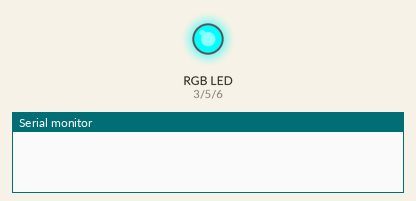
A sketch run on a simulated Arduino Uno, built with avr-gcc and run on an emulated ATmega328P. On the bench: an RGB LED mixed from three pins (HIGH = lit), the last lines printed to the serial monitor.

Above: at 0.05 s.
At 1.5 s:
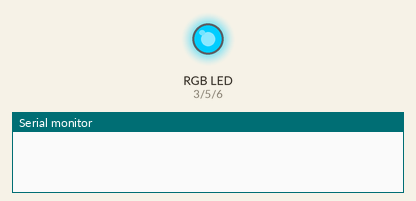
At 2.75 s:
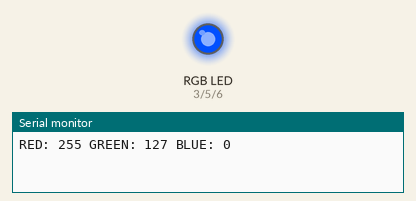
At 5.45 s:
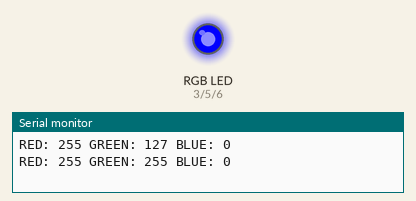
At 8.15 s:
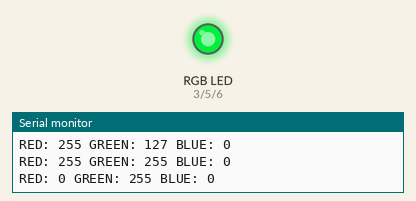
At 10.9 s:
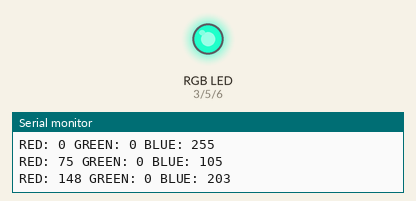
Timing chart, 0 to 14.6 s (numbered marks = the images above):
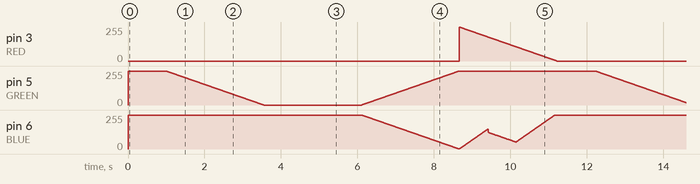

Measured:
- by itself, pin 3 (RED): ramps from 254/255 to 0/255 and jumps back, once every 11.2 s

The sketch:

rgb_LED.ino
```cpp
// Define Pins
#define RED 3
#define GREEN 5
#define BLUE 6
#define delayTime 10 // fading time between colours
#define DEBUG 1

void setup() {
  pinMode(RED, OUTPUT);
  pinMode(GREEN, OUTPUT);
  pinMode(BLUE, OUTPUT);
  digitalWrite(RED, HIGH);
  digitalWrite(GREEN, HIGH);
  digitalWrite(BLUE, HIGH);
  if(DEBUG){
    Serial.begin(9600);
  }
}

// define variables
int redValue;
int greenValue;
int blueValue;


//Smooth transition for rainbow colors

void loop() {
  redValue = 255; // Turn on red.
  greenValue = 0;
  blueValue = 0;
  analogWrite(RED, 255 - redValue);
  analogWrite(GREEN, 255 - greenValue);
  analogWrite(BLUE, 255 - blueValue);
  delay(1000);

  for (int i = 0; i < 127; i += 1) { // fade out red, bring Orange  (Red 255, Green 127, Blue 0)
    greenValue += 1;
    analogWrite(RED, 255 - redValue);
    analogWrite(GREEN, 255 - greenValue);
    delay(delayTime);
  }
  debugCode();
  redValue = 255;
  greenValue = 127;
  blueValue = 0;


  for (int i = 127; i < 255; i += 1) { // fade out Orange, bring Yellow  (Red 255, Green 255, Blue 0)
    greenValue += 1;
    analogWrite(GREEN, 255 - greenValue);
    delay(delayTime);
  }
  debugCode();

  redValue = 255;
  greenValue = 255;
  blueValue = 0;


  for (int i = 0; i < 255; i += 1) { // fade out Orange, bring Green  (Red 0, Green 255, Blue 0)
    redValue -= 1;
    analogWrite(GREEN, 255 - greenValue);
    delay(delayTime);
  }
  debugCode();
  redValue = 0;
  greenValue = 255;
  blueValue = 0;


  for (int i = 0; i < 255; i += 1) { // fade out green bring blue (Red 0, Green 0, Blue 255)
    greenValue -= 1;
    blueValue += 1;
    analogWrite(GREEN, 255 - greenValue);
    analogWrite(BLUE, 255 - blueValue);
    delay(delayTime);
  }
  debugCode();
  redValue = 0;
  greenValue = 0;
  blueValue = 255;


  for (int i = 0; i < 75; i += 1) { // fades out blue bring Indigo (Red 75, Green 0, Blue 130)
    redValue += 1;
    blueValue -= 2;  //Approximated value of 150 for Blue
    analogWrite(RED, 255 - redValue);
    analogWrite(BLUE, 255 - blueValue);
    delay(delayTime);
  }
  debugCode();
  redValue = 75;
  greenValue = 0;
  blueValue = 130;


  for (int i = 75; i < 148; i += 1) { // fades out Indigo bring Violet (Red 148, Green 0, Blue 211)
    redValue += 1;
    blueValue += 1;  //Approximated value of 203 for Blue
    analogWrite(RED, 255 - redValue);
    analogWrite(BLUE, 255 - blueValue);
    delay(delayTime);
  }
  debugCode();
  redValue = 148;
  greenValue = 0;
  blueValue = 203;


  for (int i = 148; i < 255; i += 1) { // fades out Violet bring Red (Red 255, Green 0, Blue 0)
    redValue += 1;
    blueValue -= 2;
    if(blueValue < 0){
      blueValue = 0;
    }
    analogWrite(RED, 255 - redValue);
    analogWrite(BLUE, 255 - blueValue);
    delay(delayTime);
  }
  debugCode();

}

void debugCode(){
  if(DEBUG == 1){
    Serial.println((String)"RED: " + redValue + " GREEN: " + greenValue + " BLUE: " + blueValue);
  }
}
```
